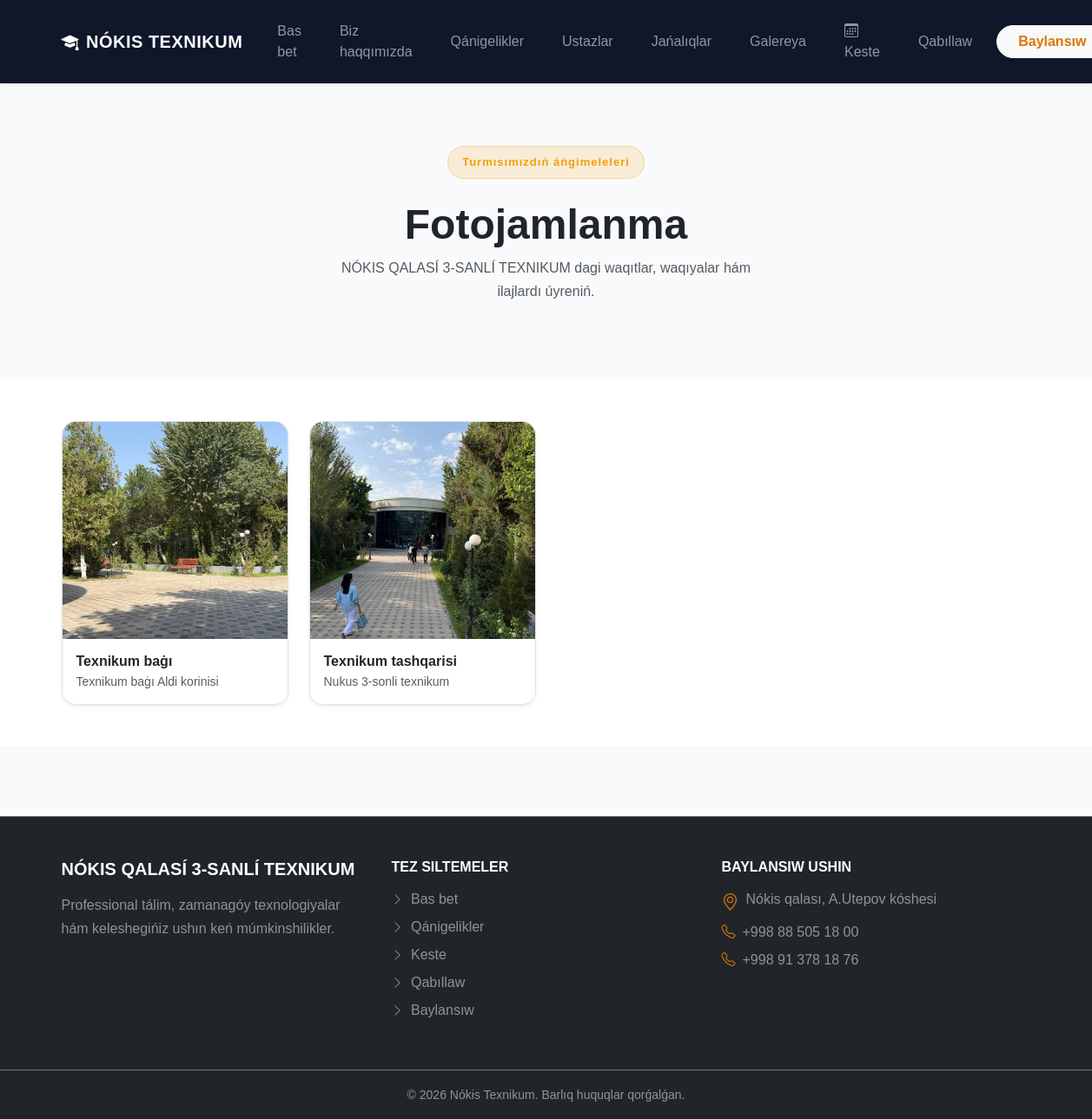
Page /gallery/ on the committed database.
### gallery/models.py (models this page shows, shortened)
class GalleryImage(models.Model):
    title = models.CharField(
        max_length=255,
        blank=True
    )
    image = models.ImageField(
        upload_to="gallery/"
    )
    description = models.TextField(
        blank=True
    )
    created_at = models.DateTimeField(
        auto_now_add=True
    )
    is_active = models.BooleanField(
        default=True
    )
    class Meta:
        ordering = ["-created_at"]

### gallery/views.py (the view)
# urls.py: path("", gallery_list, name="gallery_list"),
def gallery_list(request):
    images = GalleryImage.objects.filter(
        is_active=True
    )
    return render(
        request,
        "gallery/list.html",
        {
            "images": images
        }
    )

### gallery/templates/gallery/list.html (shortened to what this page needs)
{% extends "base.html" %}
{% block content %}
<section class="py-5 text-center">
    <div class="container py-4">
        <span class="hero-badge mb-3 d-inline-block">
            Turmısımızdıń áńgimeleleri
        </span>
        <h1 class="fw-bold display-5 text-dark mt-2">
            Fotojamlanma
        </h1>
        <p class="text-muted mx-auto" style="max-width: 500px; line-height: 1.7;">
            NÓKIS QALASÍ 3-SANLÍ TEXNIKUM dagi waqıtlar, waqıyalar hám ilajlardı úyreniń.
        </p>
    </div>
</section>
<section class="py-5 bg-white">
    <div class="container">
        <div class="row g-4">
            {% for image in images %}
            <div class="col-6 col-md-4 col-lg-3">
                <div class="gallery-card border rounded-4 overflow-hidden shadow-sm h-100 position-relative">
                    <a href="{{ image.image.url }}" target="_blank" class="d-block overflow-hidden">
                        <img
                            src="{{ image.image.url }}"
                            alt="{{ image.title }}"
                            class="gallery-image w-100"
                            style="height: 250px; object-fit: cover; transition: transform 0.4s ease;"
                        >
                    </a>
                    {% if image.title %}
                    <div class="gallery-caption p-3 bg-white">
                        <h6 class="fw-bold text-dark mb-1">
                            {{ image.title }}
                        </h6>
                        {% if image.description %}
                        <small class="text-muted d-block" style="line-height: 1.4;">
                            {{ image.description|truncatewords:10 }}
                        </small>
                        {% endif %}
                    </div>
                    {% endif %}
                </div>
            </div>
            {% endfor %}
        </div>
    </div>
</section>
{% endblock %}

### static/css/style.css (style rules this page uses)
body { font-family: Arial, sans-serif; background-color: #f8fafc; overflow-x: hidden; color: #334155; }
.gallery-card { position: relative; overflow: hidden; border-radius: 16px; background: white; box-shadow: 0 5px 20px rgba(15, 23, 42, 0.05); transition: transform 0.4s ease, box-shadow 0.4s ease; }
.gallery-image { display: block; width: 100%; height: 230px; object-fit: cover; transition: transform 0.5s cubic-bezier(0.2, 0.8, 0.2, 1); }
.gallery-caption { padding: 18px; background: white; }
.gallery-caption small { color: #64748b; }
.hero-badge { display: inline-block; padding: 8px 16px; border-radius: 30px; background: rgba(245, 158, 11, 0.15); color: #f59e0b; font-size: 13px; font-weight: 700; letter-spacing: 1px; border: 1px solid rgba(245, 158, 11, 0.3); }

### rows in the picture
GalleryImage: image (picture), title "Texnikum baġı", description "Texnikum baġı Aldi korinisi"
GalleryImage: image (picture), title "Texnikum tashqarisi", description "Nukus 3-sonli texnikum"
